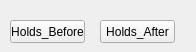
<?xml version="1.0" encoding="UTF-8"?>
<ui version="4.0">
 <class>MainWindow</class>
 <widget class="QMainWindow" name="MainWindow">
  <property name="geometry">
   <rect>
    <x>0</x>
    <y>0</y>
    <width>196</width>
    <height>52</height>
   </rect>
  </property>
  <property name="windowTitle">
   <string>MainWindow</string>
  </property>
  <widget class="QWidget" name="centralwidget">
   <widget class="QPushButton" name="pushButton">
    <property name="geometry">
     <rect>
      <x>10</x>
      <y>20</y>
      <width>75</width>
      <height>23</height>
     </rect>
    </property>
    <property name="text">
     <string>Holds_Before</string>
    </property>
   </widget>
   <widget class="QPushButton" name="pushButton_2">
    <property name="geometry">
     <rect>
      <x>100</x>
      <y>20</y>
      <width>75</width>
      <height>23</height>
     </rect>
    </property>
    <property name="text">
     <string>Holds_After</string>
    </property>
   </widget>
  </widget>
 </widget>
 <resources/>
 <connections/>
</ui>
